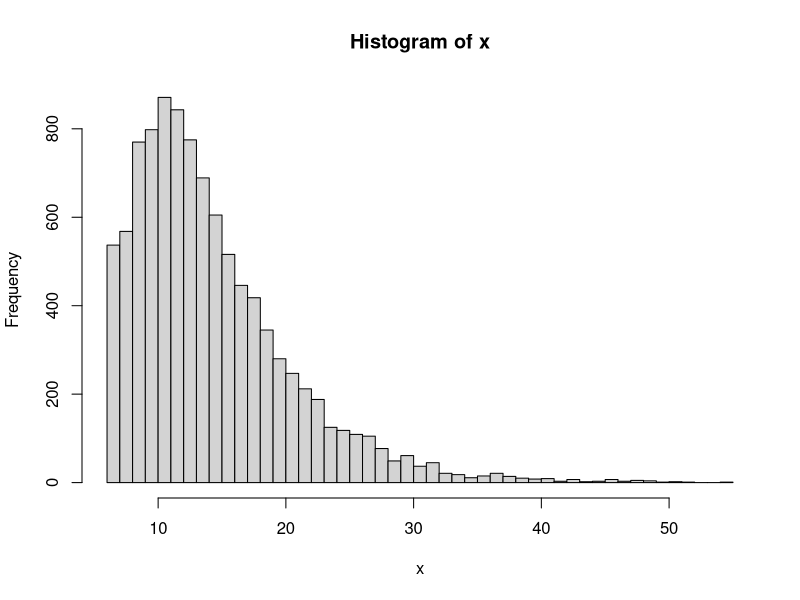

The R script that drew this image:
#  The movie watching problem
# I have six movies, and roll a dice to select which one to watch next.
# Once I have less than six left, rolling a number
# that has been watched means I watch something else instead.
# How many rolls to watch them all?

N <- 10000
x = rep(0,N)
for (i in 1:N){
  remaining <- 6
  rolls <- 0
  while(remaining>0){
    rolls <- rolls+1
    roll <- sample.int(6,size=1)
    if(roll<=remaining){
      remaining <- remaining-1
    }
  }
  x[i] = rolls  # Number of rolls to watch them all
}

summary(x)
hist(x,breaks=max(x)-min(x))

